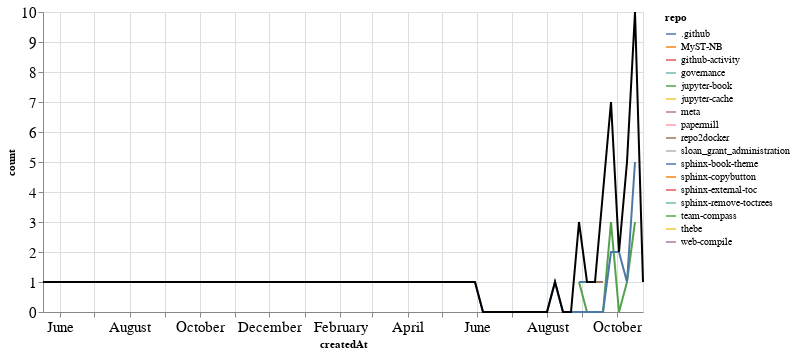

Write notebook code for a chart like this one.
### Markdown cell above
### PRs

### Code cell
prs_time = prs.groupby('repo').resample('W', on='createdAt').count()['author'].reset_index()
prs_time = prs_time.rename(columns={'author': 'count'})
prs_time_total = prs_time.groupby('createdAt').agg({"count": "sum"}).reset_index()

ch1 = alt.Chart(prs_time, width=600).mark_line().encode(
    x='createdAt',
    y='count',
    color='repo',
    tooltip="repo"
)

ch2 = alt.Chart(prs_time_total, width=600).mark_line(color="black").encode(
    x='createdAt',
    y='count',
)

ch1 + ch2

### Figure 1 — Vega-Lite specification as saved in the notebook (floating-point values rounded to 4 significant figures)
{"config": {"axisLeft": {"labelFontSize": 15}, "axisBottom": {"labelFontSize": 15}}, "layer": [{"data": {"name": "data-67149be96dd8c357de78465db33bb8cd"}, "mark": "line", "encoding": {"color": {"type": "nominal", "field": "repo"}, "tooltip": {"type": "nominal", "field": "repo"}, "x": {"type": "temporal", "field": "createdAt"}, "y": {"type": "quantitative", "field": "count"}}, "width": 600}, {"data": {"name": "data-c1717f07dbe25b0a70d1c7699342de2e"}, "mark": {"type": "line", "color": "black"}, "encoding": {"x": {"type": "temporal", "field": "createdAt"}, "y": {"type": "quantitative", "field": "count"}}, "width": 600}], "$schema": "https://vega.github.io/schema/vega-lite/v4.8.1.json", "datasets": {"data-67149be96dd8c357de78465db33bb8cd": [{"repo": ".github", "createdAt": "2021-08-29T00:00:00", "count": 1}, {"repo": ".github", "createdAt": "2021-09-05T00:00:00", "count": 1}, {"repo": "MyST-NB", "createdAt": "2021-10-10T00:00:00", "count": 1}, {"repo": "github-activity", "createdAt": "2021-04-04T00:00:00", "count": 1}, {"repo": "governance", "createdAt": "2021-09-19T00:00:00", "count": 2}, {"repo": "jupyter-book", "createdAt": "2021-08-29T00:00:00", "count": 1}, {"repo": "jupyter-book", "createdAt": "2021-09-05T00:00:00", "count": 0}, {"repo": "jupyter-book", "createdAt": "2021-09-12T00:00:00", "count": 0}, {"repo": "jupyter-book", "createdAt": "2021-09-19T00:00:00", "count": 0}, {"repo": "jupyter-book", "createdAt": "2021-09-26T00:00:00", "count": 3}, {"repo": "jupyter-book", "createdAt": "2021-10-03T00:00:00", "count": 0}, {"repo": "jupyter-book", "createdAt": "2021-10-10T00:00:00", "count": 1}, {"repo": "jupyter-book", "createdAt": "2021-10-17T00:00:00", "count": 3}, {"repo": "jupyter-cache", "createdAt": "2020-05-17T00:00:00", "count": 1}, {"repo": "meta", "createdAt": "2021-10-10T00:00:00", "count": 1}, {"repo": "papermill", "createdAt": "2021-08-29T00:00:00", "count": 1}, {"repo": "repo2docker", "createdAt": "2021-09-12T00:00:00", "count": 1}, {"repo": "repo2docker", "createdAt": "2021-09-19T00:00:00", "count": 1}, {"repo": "sloan_grant_administration", "createdAt": "2021-10-10T00:00:00", "count": 1}, {"repo": "sphinx-book-theme", "createdAt": "2021-05-30T00:00:00", "count": 1}, {"repo": "sphinx-book-theme", "createdAt": "2021-06-06T00:00:00", "count": 0}, {"repo": "sphinx-book-theme", "createdAt": "2021-06-13T00:00:00", "count": 0}, {"repo": "sphinx-book-theme", "createdAt": "2021-06-20T00:00:00", "count": 0}, {"repo": "sphinx-book-theme", "createdAt": "2021-06-27T00:00:00", "count": 0}, {"repo": "sphinx-book-theme", "createdAt": "2021-07-04T00:00:00", "count": 0}, {"repo": "sphinx-book-theme", "createdAt": "2021-07-11T00:00:00", "count": 0}, {"repo": "sphinx-book-theme", "createdAt": "2021-07-18T00:00:00", "count": 0}, {"repo": "sphinx-book-theme", "createdAt": "2021-07-25T00:00:00", "count": 0}, {"repo": "sphinx-book-theme", "createdAt": "2021-08-01T00:00:00", "count": 0}, {"repo": "sphinx-book-theme", "createdAt": "2021-08-08T00:00:00", "count": 1}, {"repo": "sphinx-book-theme", "createdAt": "2021-08-15T00:00:00", "count": 0}, {"repo": "sphinx-book-theme", "createdAt": "2021-08-22T00:00:00", "count": 0}, {"repo": "sphinx-book-theme", "createdAt": "2021-08-29T00:00:00", "count": 0}, {"repo": "sphinx-book-theme", "createdAt": "2021-09-05T00:00:00", "count": 0}, {"repo": "sphinx-book-theme", "createdAt": "2021-09-12T00:00:00", "count": 0}, {"repo": "sphinx-book-theme", "createdAt": "2021-09-19T00:00:00", "count": 0}, {"repo": "sphinx-book-theme", "createdAt": "2021-09-26T00:00:00", "count": 2}, {"repo": "sphinx-book-theme", "createdAt": "2021-10-03T00:00:00", "count": 2}, {"repo": "sphinx-book-theme", "createdAt": "2021-10-10T00:00:00", "count": 1}, {"repo": "sphinx-book-theme", "createdAt": "2021-10-17T00:00:00", "count": 5}, {"repo": "sphinx-copybutton", "createdAt": "2021-10-17T00:00:00", "count": 2}, {"repo": "sphinx-external-toc", "createdAt": "2021-09-19T00:00:00", "count": 1}, {"repo": "sphinx-remove-toctrees", "createdAt": "2021-10-24T00:00:00", "count": 1}, {"repo": "team-compass", "createdAt": "2021-09-26T00:00:00", "count": 1}, {"repo": "thebe", "createdAt": "2020-11-01T00:00:00", "count": 1}, {"repo": "web-compile", "createdAt": "2021-09-26T00:00:00", "count": 1}], "data-c1717f07dbe25b0a70d1c7699342de2e": [{"createdAt": "2020-05-17T00:00:00", "count": 1}, {"createdAt": "2020-11-01T00:00:00", "count": 1}, {"createdAt": "2021-04-04T00:00:00", "count": 1}, {"createdAt": "2021-05-30T00:00:00", "count": 1}, {"createdAt": "2021-06-06T00:00:00", "count": 0}, {"createdAt": "2021-06-13T00:00:00", "count": 0}, {"createdAt": "2021-06-20T00:00:00", "count": 0}, {"createdAt": "2021-06-27T00:00:00", "count": 0}, {"createdAt": "2021-07-04T00:00:00", "count": 0}, {"createdAt": "2021-07-11T00:00:00", "count": 0}, {"createdAt": "2021-07-18T00:00:00", "count": 0}, {"createdAt": "2021-07-25T00:00:00", "count": 0}, {"createdAt": "2021-08-01T00:00:00", "count": 0}, {"createdAt": "2021-08-08T00:00:00", "count": 1}, {"createdAt": "2021-08-15T00:00:00", "count": 0}, {"createdAt": "2021-08-22T00:00:00", "count": 0}, {"createdAt": "2021-08-29T00:00:00", "count": 3}, {"createdAt": "2021-09-05T00:00:00", "count": 1}, {"createdAt": "2021-09-12T00:00:00", "count": 1}, {"createdAt": "2021-09-19T00:00:00", "count": 4}, {"createdAt": "2021-09-26T00:00:00", "count": 7}, {"createdAt": "2021-10-03T00:00:00", "count": 2}, {"createdAt": "2021-10-10T00:00:00", "count": 5}, {"createdAt": "2021-10-17T00:00:00", "count": 10}, {"createdAt": "2021-10-24T00:00:00", "count": 1}]}}
